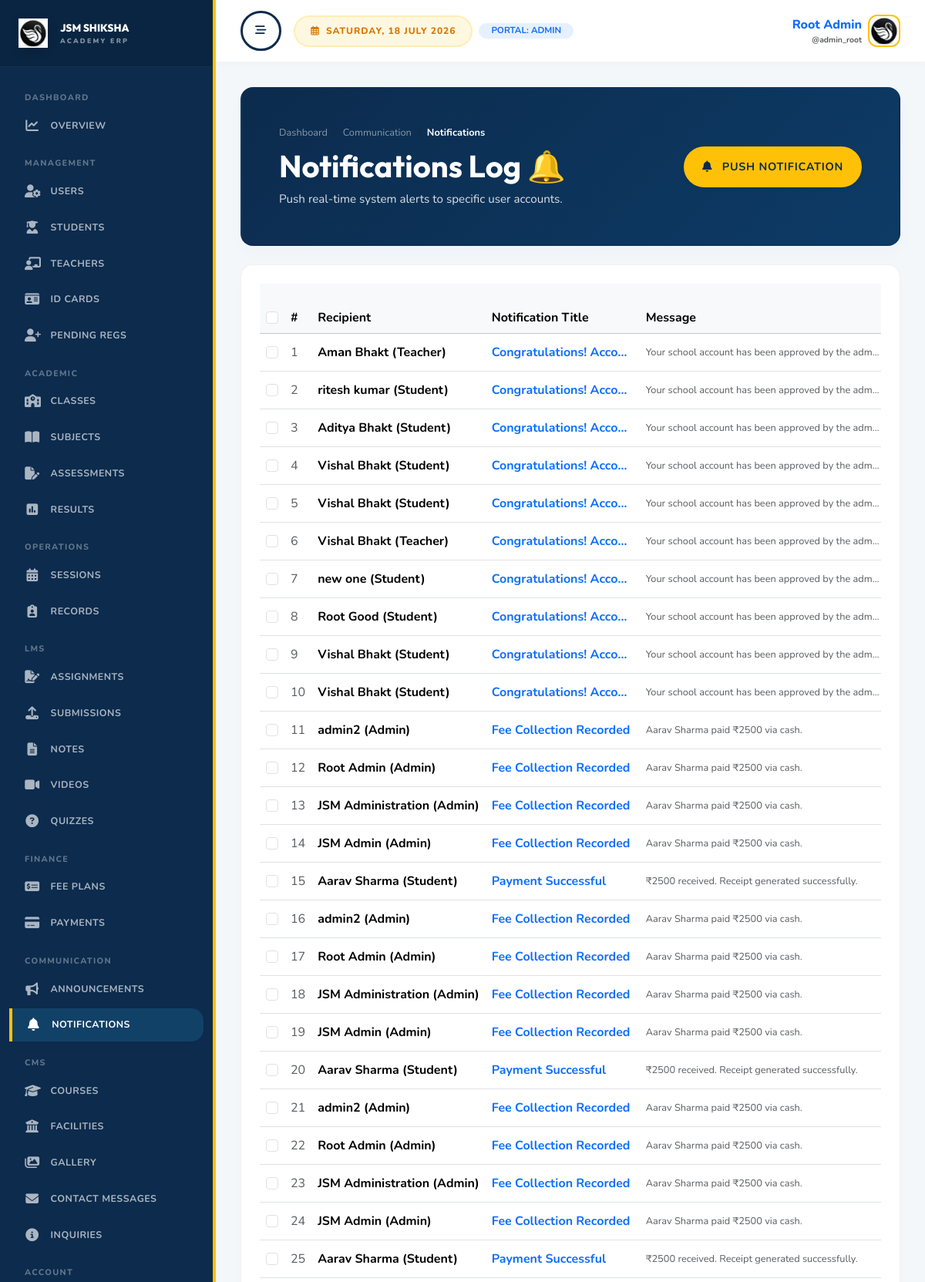
The app's page /dashboard/admin/notifications/ (signed in, upper part) with its own data.
### users/models.py (models this page shows, shortened)
class User(AbstractUser):
    class Roles(models.TextChoices):
        ADMIN = "admin", "Admin"
        TEACHER = "teacher", "Teacher"
        STUDENT = "student", "Student"
    email = models.EmailField(unique=True)
    role = models.CharField(max_length=20, choices=Roles.choices, default=Roles.STUDENT)
    phone = models.CharField(max_length=20, blank=True, null=True, default="")
    address = models.TextField(blank=True, null=True, default="")
    bio = models.TextField(blank=True, null=True, default="")
    avatar = models.ImageField(upload_to="avatars/", blank=True, null=True)
    is_verified = models.BooleanField(default=True)
    date_of_birth = models.DateField(blank=True, null=True)
    gender = models.CharField(max_length=20, blank=True, null=True, default="")
    city = models.CharField(max_length=80, blank=True, null=True, default="")
    state = models.CharField(max_length=80, blank=True, null=True, default="")
    country = models.CharField(max_length=80, blank=True, null=True, default="")
    pincode = models.CharField(max_length=20, blank=True, null=True, default="")
    employee_id = models.CharField(max_length=40, blank=True)
    joining_date = models.DateField(blank=True, null=True)
    profile_visibility = models.BooleanField(default=True)
    email_notifications = models.BooleanField(default=True)
    system_notifications = models.BooleanField(default=True)
    theme = models.CharField(max_length=20, default="light")
    language = models.CharField(max_length=20, default="en")
    registration_status = models.CharField(
        max_length=20,
        choices=[('pending', 'Pending Approval'), ('approved', 'Approved'), ('rejected', 'Rejected')],
        default='approved'
    )
    approved_at = models.DateTimeField(blank=True, null=True)
    approved_by = models.ForeignKey(
        'self',
        on_delete=models.SET_NULL,
        blank=True,
        null=True,
        related_name='approved_users'
    )
    rejected_reason = models.TextField(blank=True)
    created_at = models.DateTimeField(auto_now_add=True)
    updated_at = models.DateTimeField(auto_now=True)
    @property
    def full_name(self):
        name = f"{self.first_name} {self.last_name}".strip()
        return name or self.username

### communication/models.py (models this page shows, shortened)
class Notification(models.Model):
    class Category(models.TextChoices):
        SYSTEM = "system", "System"
        ACADEMIC = "academic", "Academic"
        PAYMENT = "payment", "Payment"
        ATTENDANCE = "attendance", "Attendance"
    recipient = models.ForeignKey(settings.AUTH_USER_MODEL, on_delete=models.CASCADE, related_name="notifications")
    title = models.CharField(max_length=160)
    message = models.TextField()
    category = models.CharField(max_length=20, choices=Category.choices, default=Category.SYSTEM)
    read_at = models.DateTimeField(blank=True, null=True)
    created_at = models.DateTimeField(auto_now_add=True)
    class Meta:
        ordering = ["-created_at"]

### dashboard/views.py (the view, shortened to what this page needs)
# urls.py: path("dashboard/admin/notifications/", views.admin_notifications, name="admin_notifications"),
@login_required
def admin_notifications(request):
    if request.user.role != "admin":
        return redirect("dashboard_redirect")
    notifications = Notification.objects.all().select_related("recipient").order_by("-created_at")
    users = User.objects.all().order_by("username")
    return render(request, "admin/notifications.html", {
        "notifications": notifications,
        "users": users,
        "is_dashboard_view": True
    })

### templates/admin/notifications.html (shortened to what this page needs)
{% extends "dashboard_base.html" %}
{% load static %}
{% block dashboard_content %}
<div class="premium-card p-4 p-md-5 mb-4 text-white" style="background: linear-gradient(135deg, #0c2b4d 0%, #0d3b66 100%); border-radius: 16px !important;">
    <div class="row align-items-center">
        <div class="col-md-8">
            <nav aria-label="breadcrumb">
                <ol class="breadcrumb mb-2" style="font-size: 0.8rem;">
                    <li class="breadcrumb-item"><a href="{% url 'admin_overview' %}" class="text-white-50 text-decoration-none">Dashboard</a></li>
                    <li class="breadcrumb-item text-white-50" aria-current="page">Communication</li>
                    <li class="breadcrumb-item active text-white fw-bold" aria-current="page">Notifications</li>
                </ol>
            </nav>
            <h1 class="display-6 fw-bold text-white mb-2" style="font-family:'Outfit',sans-serif;">Notifications Log 🔔</h1>
            <p class="mb-0" style="color: rgba(255, 255, 255, 0.85) !important; font-size: 0.95rem;">Push real-time system alerts to specific user accounts.</p>
        </div>
        <div class="col-md-4 text-end mt-3 mt-md-0">
            <button class="btn btn-premium-accent rounded-pill px-4 py-3 fw-bold shadow-sm" data-bs-toggle="modal" data-bs-target="#pushNotificationModal" style="transition: transform 0.2s ease, box-shadow 0.2s ease !important;" onmouseover="this.style.transform='scale(1.04)'; this.style.boxShadow='0 10px 15px -3px rgba(255, 193, 7, 0.3), 0 4px 6px -2px rgba(255, 193, 7, 0.1)';" onmouseout="this.style.transform='scale(1)'; this.style.boxShadow='none';">
                <i class="fa-solid fa-bell me-2"></i> Push Notification
            </button>
        </div>
    </div>
</div>
<div class="premium-card p-4 bg-white" style="border: 1px solid rgba(0,0,0,0.06) !important; border-radius: 16px !important; box-shadow: 0 10px 25px -5px rgba(0,0,0,0.02) !important;">
    <div class="table-responsive">
        <table class="table table-hover align-middle">
            <thead class="table-light">
                <tr>
                    <th style="width: 40px; text-align: center;"><input type="checkbox" id="selectAll" class="form-check-input select-all-checkbox"></th>
                    <th style="width: 60px;">#</th>
                    <th>Recipient</th>
                    <th>Notification Title</th>
                    <th>Message</th>
                </tr>
            </thead>
            <tbody>
                {% for notif in notifications %}
                <tr>
                    <td style="text-align: center;"><input type="checkbox" name="notification_ids" value="{{ notif.id }}" class="form-check-input row-checkbox"></td>
                    <td class="text-muted">{{ forloop.counter }}</td>
                    <td class="fw-bold text-nowrap">{{ notif.recipient.full_name }} ({{ notif.recipient.role|title }})</td>
                    <td class="fw-bold text-primary" style="max-width: 200px;">
                        <div class="text-truncate" title="{{ notif.title }}" style="cursor: pointer;">
                            {{ notif.title }}
                        </div>
                    </td>
                    <td class="text-muted" style="max-width: 320px;">
                        <div class="text-truncate" title="{{ notif.message }}" style="font-size:0.8rem; cursor: pointer;">
                            {{ notif.message }}
                        </div>
                    </td>
                </tr>
                {% empty %}
                <tr><td colspan="8" class="text-center py-5 text-muted">No system alerts sent.</td></tr>
                {% endfor %}
            </tbody>
        </table>
    </div>
</div>
{% endblock %}

### templates/dashboard_base.html (shortened to what this page needs)
{% extends "base.html" %}
{% load static %}
{% block content %}
<div class="dashboard-wrapper" id="dashboardWrapper">
    <aside class="dashboard-sidebar" id="sidebar">
        <div class="sidebar-brand">
            <a class="d-flex align-items-center gap-3 text-decoration-none" href="{% url 'dashboard_redirect' %}">
                <img src="{% static 'images/logo.png' %}" alt="Logo" style="width: 38px; height: 38px; object-fit: contain; filter: drop-shadow(0 4px 6px rgba(0,0,0,0.15));">
                <div class="brand-text-wrapper">
                    <span class="brand-font fs-6 mb-0 d-block text-white" style="font-size: 0.85rem !important;">JSM SHIKSHA</span>
                    <span class="d-block text-white-50" style="font-size: 0.55rem; letter-spacing: 0.25em; font-weight: 900;">ACADEMY ERP</span>
                </div>
            </a>
        </div>
        <div class="sidebar-scroll">
            <ul class="sidebar-menu">
                {% if user.role == 'admin' %}
                    <p class="sidebar-section-header">Dashboard</p>
                    <li><a href="{% url 'admin_overview' %}" class="sidebar-link {% if request.resolver_match.url_name == 'admin_overview' %}active{% endif %}"><i class="fa-solid fa-chart-line"></i> <span>Overview</span></a></li>
                    <p class="sidebar-section-header">Management</p>
                    <li><a href="{% url 'admin_users' %}" class="sidebar-link {% if 'users' in request.path %}active{% endif %}"><i class="fa-solid fa-user-gear"></i> <span>Users</span></a></li>
                    <li><a href="{% url 'admin_students' %}" class="sidebar-link {% if 'students' in request.path %}active{% endif %}"><i class="fa-solid fa-user-graduate"></i> <span>Students</span></a></li>
                    <li><a href="{% url 'admin_teachers' %}" class="sidebar-link {% if 'teachers' in request.path %}active{% endif %}"><i class="fa-solid fa-chalkboard-teacher"></i> <span>Teachers</span></a></li>
                    <li><a href="{% url 'admin_id_cards' %}" class="sidebar-link {% if 'id-cards' in request.path %}active{% endif %}"><i class="fa-solid fa-id-card"></i> <span>ID Cards</span></a></li>
                    <li><a href="{% url 'admin_pending_registrations' %}" class="sidebar-link {% if 'pending-registrations' in request.path %}active{% endif %}"><i class="fa-solid fa-user-plus"></i> <span>Pending Regs</span></a></li>
                    <p class="sidebar-section-header">Academic</p>
                    <li><a href="{% url 'admin_classes' %}" class="sidebar-link {% if 'classes' in request.path %}active{% endif %}"><i class="fa-solid fa-school"></i> <span>Classes</span></a></li>
                    <li><a href="{% url 'admin_subjects' %}" class="sidebar-link {% if 'subjects' in request.path %}active{% endif %}"><i class="fa-solid fa-book-open"></i> <span>Subjects</span></a></li>
                    <li><a href="{% url 'admin_assessments' %}" class="sidebar-link {% if 'assessments' in request.path %}active{% endif %}"><i class="fa-solid fa-file-pen"></i> <span>Assessments</span></a></li>
                    <li><a href="{% url 'admin_results' %}" class="sidebar-link {% if 'results' in request.path %}active{% endif %}"><i class="fa-solid fa-square-poll-vertical"></i> <span>Results</span></a></li>
                    <p class="sidebar-section-header">Operations</p>
                    <li><a href="{% url 'admin_attendance_sessions' %}" class="sidebar-link {% if 'attendance-sessions' in request.path %}active{% endif %}"><i class="fa-solid fa-calendar-days"></i> <span>Sessions</span></a></li>
                    <li><a href="{% url 'admin_attendance_records' %}" class="sidebar-link {% if 'attendance-records' in request.path %}active{% endif %}"><i class="fa-solid fa-clipboard-user"></i> <span>Records</span></a></li>
                    <p class="sidebar-section-header">LMS</p>
                    <li><a href="{% url 'admin_assignments' %}" class="sidebar-link {% if 'assignments' in request.path %}active{% endif %}"><i class="fa-solid fa-file-signature"></i> <span>Assignments</span></a></li>
                    <li><a href="{% url 'admin_submissions' %}" class="sidebar-link {% if 'submissions' in request.path %}active{% endif %}"><i class="fa-solid fa-upload"></i> <span>Submissions</span></a></li>
                    <li><a href="{% url 'admin_notes' %}" class="sidebar-link {% if 'notes' in request.path %}active{% endif %}"><i class="fa-solid fa-file-lines"></i> <span>Notes</span></a></li>
                    <li><a href="{% url 'admin_videos' %}" class="sidebar-link {% if 'videos' in request.path %}active{% endif %}"><i class="fa-solid fa-video"></i> <span>Videos</span></a></li>
                    <li><a href="{% url 'admin_quizzes' %}" class="sidebar-link {% if 'quizzes' in request.path %}active{% endif %}"><i class="fa-solid fa-circle-question"></i> <span>Quizzes</span></a></li>
                    <p class="sidebar-section-header">Finance</p>
                    <li><a href="{% url 'admin_fee_plans' %}" class="sidebar-link {% if 'fee-plans' in request.path %}active{% endif %}"><i class="fa-solid fa-money-check-dollar"></i> <span>Fee Plans</span></a></li>
                    <li><a href="{% url 'admin_payments' %}" class="sidebar-link {% if 'payments' in request.path %}active{% endif %}"><i class="fa-solid fa-credit-card"></i> <span>Payments</span></a></li>
                    <p class="sidebar-section-header">Communication</p>
                    <li><a href="{% url 'admin_announcements' %}" class="sidebar-link {% if 'announcements' in request.path %}active{% endif %}"><i class="fa-solid fa-bullhorn"></i> <span>Announcements</span></a></li>
                    <li><a href="{% url 'admin_notifications' %}" class="sidebar-link {% if 'notifications' in request.path %}active{% endif %}"><i class="fa-solid fa-bell"></i> <span>Notifications</span></a></li>
                    <p class="sidebar-section-header">CMS</p>
                    <li><a href="{% url 'admin_courses' %}" class="sidebar-link {% if 'courses' in request.path %}active{% endif %}"><i class="fa-solid fa-graduation-cap"></i> <span>Courses</span></a></li>
                    <li><a href="{% url 'admin_facilities' %}" class="sidebar-link {% if 'facilities' in request.path %}active{% endif %}"><i class="fa-solid fa-building-columns"></i> <span>Facilities</span></a></li>
                    <li><a href="{% url 'admin_gallery' %}" class="sidebar-link {% if 'gallery' in request.path %}active{% endif %}"><i class="fa-solid fa-images"></i> <span>Gallery</span></a></li>
                    <li><a href="{% url 'admin_contact_messages' %}" class="sidebar-link {% if 'contact-messages' in request.path %}active{% endif %}"><i class="fa-solid fa-envelope"></i> <span>Contact Messages</span></a></li>
                    <li><a href="{% url 'admin_inquiries' %}" class="sidebar-link {% if 'inquiries' in request.path %}active{% endif %}"><i class="fa-solid fa-circle-info"></i> <span>Inquiries</span></a></li>
                {% endif %}
                <p class="sidebar-section-header">Account</p>
            </ul>
        </div>
    </aside>
    <div class="dashboard-content">
        <header class="dashboard-header">
            <div class="d-flex align-items-center gap-3">
                <button class="btn btn-premium-outline px-3" onclick="toggleSidebar()" aria-label="Toggle Navigation Sidebar">
                    <i class="fa-solid fa-bars-staggered"></i>
                </button>
                <div class="d-none d-md-flex align-items-center gap-2">
                    <span class="badge-premium-gold"><i class="fa-regular fa-calendar-days me-1"></i> {% now "l, d F Y" %}</span>
                    <span class="badge bg-primary bg-opacity-10 text-primary rounded-pill px-3 py-1 fw-bold" style="font-size:0.72rem;">PORTAL: {{ user.role|upper }}</span>
                </div>
            </div>
            <div class="d-flex align-items-center gap-3">
                <div class="dropdown">
                    <div class="d-flex align-items-center gap-2" style="cursor:pointer;" data-bs-toggle="dropdown" aria-expanded="false">
                        <div class="text-end d-none d-sm-block">
                            <span class="d-block font-bold text-sm text-primary mb-0" style="color: var(--primary-color); font-weight: 800;">{{ user.full_name }}</span>
                            <small class="text-muted d-block text-[10px] uppercase fw-bold" style="font-size: 0.65rem;">@{{ user.username }}</small>
                        </div>
                        <div class="user-avatar-wrapper">
                            {% if user.avatar %}
                                <img src="{{ user.avatar.url }}" alt="Avatar" style="width: 38px; height: 38px; border-radius: 10px; object-fit: cover;">
                            {% else %}
                                <img src="{% static 'images/logo.png' %}" alt="Logo" style="width: 28px; height: 28px; object-fit: contain;">
                            {% endif %}
                        </div>
                    </div>
                </div>
            </div>
        </header>
        <main class="dashboard-body">
            {% block dashboard_content %}{% endblock %}
        </main>
    </div>
</div>
{% endblock %}

### records on screen
User: role "ADMIN", full_name "Root Admin", username "admin_root", avatar (picture)
Notification: recipient.full_name "Aman Bhakt", recipient.role "Teacher", title "Congratulations! Acco…", message "Your school account has been approved by the adm…"
Notification: recipient.full_name "ritesh kumar", recipient.role "Student", title "Congratulations! Acco…", message "Your school account has been approved by the adm…"
Notification: recipient.full_name "Aditya Bhakt", recipient.role "Student", title "Congratulations! Acco…", message "Your school account has been approved by the adm…"
Notification: recipient.full_name "Vishal Bhakt", recipient.role "Student", title "Congratulations! Acco…", message "Your school account has been approved by the adm…"
Notification: recipient.full_name "Vishal Bhakt", recipient.role "Student", title "Congratulations! Acco…", message "Your school account has been approved by the adm…"
Notification: recipient.full_name "Vishal Bhakt", recipient.role "Teacher", title "Congratulations! Acco…", message "Your school account has been approved by the adm…"
Notification: recipient.full_name "new one", recipient.role "Student", title "Congratulations! Acco…", message "Your school account has been approved by the adm…"
Notification: recipient.full_name "Root Good", recipient.role "Student", title "Congratulations! Acco…", message "Your school account has been approved by the adm…"
Notification: recipient.full_name "Vishal Bhakt", recipient.role "Student", title "Congratulations! Acco…", message "Your school account has been approved by the adm…"
Notification: recipient.full_name "Vishal Bhakt", recipient.role "Student", title "Congratulations! Acco…", message "Your school account has been approved by the adm…"
Notification: recipient.full_name "admin2", recipient.role "Admin", title "Fee Collection Recorded", message "Aarav Sharma paid ₹2500 via cash."
Notification: recipient.full_name "Root Admin", recipient.role "Admin", title "Fee Collection Recorded", message "Aarav Sharma paid ₹2500 via cash."
Notification: recipient.full_name "JSM Administration", recipient.role "Admin", title "Fee Collection Recorded", message "Aarav Sharma paid ₹2500 via cash."
Notification: recipient.full_name "JSM Admin", recipient.role "Admin", title "Fee Collection Recorded", message "Aarav Sharma paid ₹2500 via cash."
Notification: recipient.full_name "Aarav Sharma", recipient.role "Student", title "Payment Successful", message "₹2500 received. Receipt generated successfully."
Notification: recipient.full_name "admin2", recipient.role "Admin", title "Fee Collection Recorded", message "Aarav Sharma paid ₹2500 via cash."
Notification: recipient.full_name "Root Admin", recipient.role "Admin", title "Fee Collection Recorded", message "Aarav Sharma paid ₹2500 via cash."
Notification: recipient.full_name "JSM Administration", recipient.role "Admin", title "Fee Collection Recorded", message "Aarav Sharma paid ₹2500 via cash."
Notification: recipient.full_name "JSM Admin", recipient.role "Admin", title "Fee Collection Recorded", message "Aarav Sharma paid ₹2500 via cash."
Notification: recipient.full_name "Aarav Sharma", recipient.role "Student", title "Payment Successful", message "₹2500 received. Receipt generated successfully."
Notification: recipient.full_name "admin2", recipient.role "Admin", title "Fee Collection Recorded", message "Aarav Sharma paid ₹2500 via cash."
Notification: recipient.full_name "Root Admin", recipient.role "Admin", title "Fee Collection Recorded", message "Aarav Sharma paid ₹2500 via cash."
Notification: recipient.full_name "JSM Administration", recipient.role "Admin", title "Fee Collection Recorded", message "Aarav Sharma paid ₹2500 via cash."
Notification: recipient.full_name "JSM Admin", recipient.role "Admin", title "Fee Collection Recorded", message "Aarav Sharma paid ₹2500 via cash."
Notification: recipient.full_name "Aarav Sharma", recipient.role "Student", title "Payment Successful", message "₹2500 received. Receipt generated successfully."
